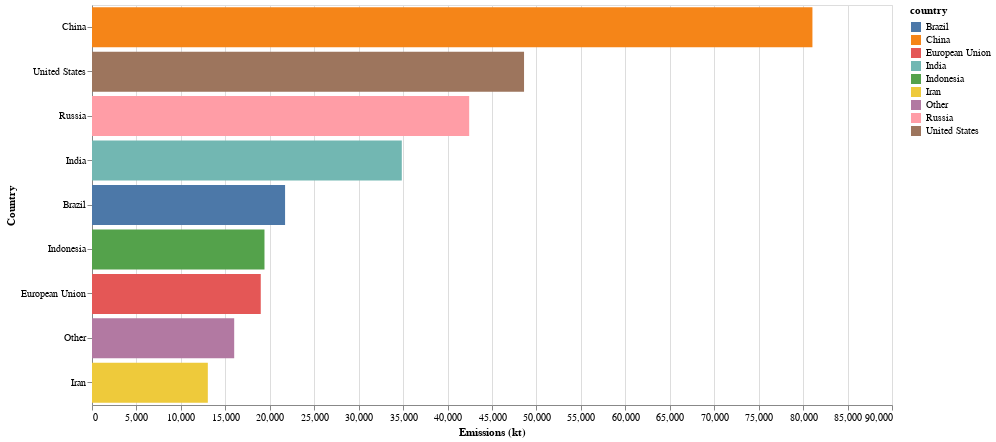

The notebook cell saved with this chart:
### Code cell
import altair as alt

hist = alt.Chart(top_10_paises).mark_bar().encode(
    alt.X('emissions:Q', title='Emissions (kt)'),
    alt.Y('country:N', title='Country', sort=alt.EncodingSortField(field='emissions', order='descending')),
    color='country',
).properties(
    width=800,
    height=400
)
hist

### Figure 1 — Vega-Lite specification as saved in the notebook (floating-point values rounded to 4 significant figures)
{"config": {"view": {"continuousWidth": 400, "continuousHeight": 300}}, "data": {"name": "data-612dcada5c3940053d7b097fabdf2dd2"}, "mark": "bar", "encoding": {"color": {"field": "country", "type": "nominal"}, "x": {"field": "emissions", "title": "Emissions (kt)", "type": "quantitative"}, "y": {"field": "country", "sort": {"field": "emissions", "order": "descending"}, "title": "Country", "type": "nominal"}}, "height": 400, "width": 800, "$schema": "https://vega.github.io/schema/vega-lite/v4.17.0.json", "datasets": {"data-612dcada5c3940053d7b097fabdf2dd2": [{"country": "China", "emissions": 81050.0}, {"country": "United States", "emissions": 48600.0}, {"country": "Russia", "emissions": 42430.0}, {"country": "India", "emissions": 34850.0}, {"country": "Brazil", "emissions": 21720.0}, {"country": "Indonesia", "emissions": 19400.0}, {"country": "European Union", "emissions": 18990.0}, {"country": "Other", "emissions": 16000.0}, {"country": "Iran", "emissions": 13030.0}]}}
